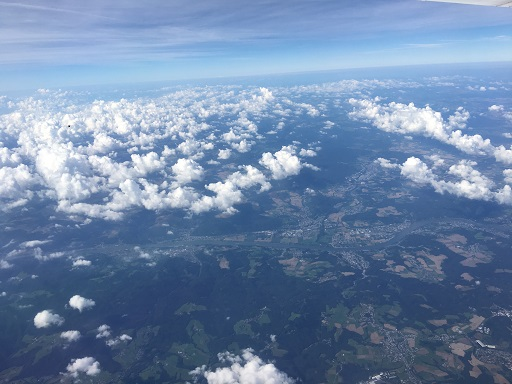
#> input picture clouds.jpg, 512 x 384 px
$ python knn.py
#> lines starting #> are read from the running program, lines starting #| are printed output that depends on the picture; after the words box and inside, x2 and y2 are one past the last pixel; in counts of white or black regions, pixels touching at a corner belong together; long printed decimals are rounded
#knn code in python
#Smartpens
import cv2
import numpy as np
from time import time

def find_nearest_white(img, target):
    nonzero = np.argwhere(img == 255)
    distances = np.sqrt((nonzero[:,0] - target[0]) ** 2 + (nonzero[:,1] - target[1]) ** 2)
    nearest_index = np.argmin(distances)
    return nonzero[nearest_index], distances[nearest_index]

def main():
    imgpath = "clouds.jpg"
    img = cv2.imread(imgpath)
#> img is the input picture: shape (384, 512, 3); mean B, G, R 167.8, 134.4, 110.1
    edges = cv2.Canny(img,100,200)
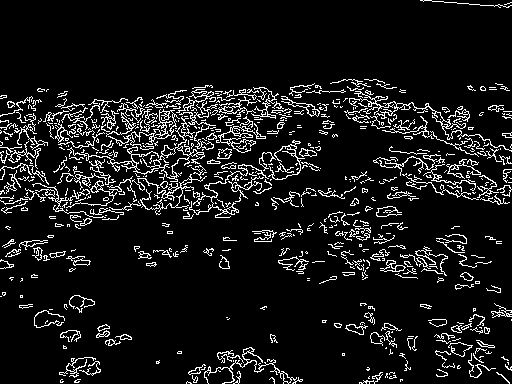
#> edges: shape (384, 512); 9.2% white in thin lines or dots
    cv2.imshow('Edge Image',edges)
    cv2.waitKey(0)
    cv2.destroyAllWindows()
    x = int(input("Enter the x coordinate: "))
#> the answer given: 3
    y = int(input("Enter the y coordinate: "))
#> the answer given: 3

    t1 = time()
    z = find_nearest_white(edges, (x,y))
#> in find_nearest_white, `nonzero = np.argwhere(img == 255)`: nonzero = 18150 pairs, first value 0 to 383, second value 0 to 511
#> in find_nearest_white, `distances = np.sqrt((nonzero[:,0] - target[0]) ** 2 + (nonzero[:,1] - ..`: distances = 18150 values, max 632.8 at index 18149, min 91.92 at index 329, mean 330.9
#> in find_nearest_white, `nearest_index = np.argmin(distances)`: nearest_index = 329
#> z = ([88, 38], 91.92)
    print(f'Time KNN = {time()-t1}')
    print('Distance = ', z[1])
#| Distance =  91.924
    print('Pixel ', z[0])
#| Pixel  [88 38]

    ## Marking input pixel and closest pixel
    img[z[0][0], z[0][1]] = [0,0,255]
#> img: shape (384, 512, 3); under 0.01% of pixels changed, all inside (x1, y1, x2, y2) = (38, 88, 39, 89)
    img[x,y] = [0,0,255]
#> img: shape (384, 512, 3); mean B, G, R 167.8, 134.4, 110.1

    cv2.imshow('Image', img)
    cv2.waitKey(0)
    cv2.destroyAllWindows()

if __name__ == "__main__":
    main()
